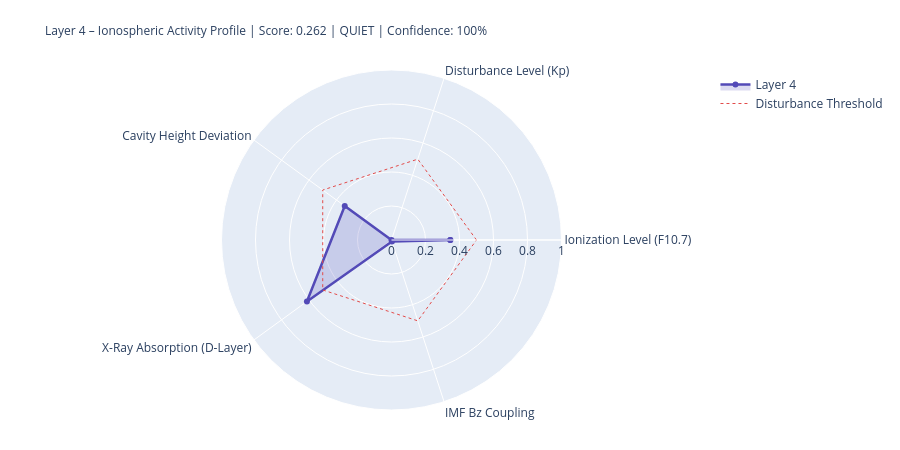

The code cell stored with this chart in its notebook:
### Markdown cell above
---
## 4. State Assessment & Handoff to Layer 5

### Code cell
# ============================================================
# LAYER-4-SCORE
# ============================================================

COMPONENTS = {
    'Ionization Level (F10.7)':    {'score': ioniz,       'source': 'primary' if f107_now else 'from_layer0', 'dynamic': True},
    'Disturbance Level (Kp)':          {'score': disturb,     'source': 'primary' if kp_now   else 'from_layer0', 'dynamic': True},
    'Cavity Height Deviation':    {'score': h_dev,       'source': 'derived',                                'dynamic': True},
    'X-Ray Absorption (D-Layer)':{'score': xray_ioniz,  'source': 'primary' if xray_now else 'missing',     'dynamic': True},
    'IMF Bz Coupling':             {'score': bz_coupling, 'source': 'primary' if bz_now   else 'from_layer0', 'dynamic': True},
}

available    = {k: v['score'] for k, v in COMPONENTS.items() if v['score'] is not None}
unavailable  = [k for k, v in COMPONENTS.items() if v['score'] is None]
layer4_score = round(sum(available.values()) / len(available), 4) if available else None
confidence   = round(len(available) / len(COMPONENTS), 2)
level = ('unknown' if layer4_score is None
         else 'quiet'   if layer4_score < 0.3
         else 'moderate' if layer4_score < 0.6
         else 'active')
dominant_l4 = max(available, key=available.get) if available else 'none'

# Resonance delta for Schumann SR-1
sr1_ref = schumann_freq(1, 80.0)
sr1_now = schumann_freq(1, h_eff)
sr1_delta_mhz = (sr1_now - sr1_ref) * 1000

# Propagation conditions
prop_cond = ('disturbed'   if kp_val > 4
             else 'unsettled' if kp_val > 2
             else 'normal')
if xray_class in ['X', 'M']:
    prop_cond = 'Radio-Blackout moeglich'

W = 68
print('=' * W)
print('LAYER 4 – IONOSPHERE – STATE ASSESSMENT')
print('=' * W)
for name, comp in COMPONENTS.items():
    s = comp['score']
    if s is not None:
        bar = '█' * int(s * 20) + '░' * (20 - int(s * 20))
        print(f'  {name:<36} {bar}  {s:.3f}  [{comp["source"]}]')
    else:
        print(f'  {name:<36} {"─" * 20}  n/a   [missing]')
print('-' * W)
print(f'  Score:          {layer4_score:.3f}  ({len(available)}/{len(COMPONENTS)} components)')
print(f'  Confidence:     {confidence:.0%}')
print(f'  Level:          {level.upper()}')
print(f'  Dominant:       {dominant_l4}')
print(f'  Cavity height:  {h_eff:.1f} km  (Ref: 80.0 km)')
print(f'  SR-1:           {sr1_now:.3f} Hz  (Δ {sr1_delta_mhz:+.1f} mHz vs. ref)')
print(f'  Propagation:    {prop_cond}')
print(f'  X-Ray:          {xray_class}-class  ({xray_now:.2e} W/m²)' if xray_now else '  X-Ray:          n/a')
print('=' * W)

# Radar
cats   = list(available.keys())
vals_r = list(available.values())
if len(cats) >= 3:
    fig = go.Figure()
    fig.add_trace(go.Scatterpolar(
        r=vals_r + [vals_r[0]], theta=cats + [cats[0]],
        fill='toself', fillcolor='rgba(83,74,183,0.20)',
        line=dict(color='#534AB7', width=2.5), name='Layer 4'
    ))
    fig.add_trace(go.Scatterpolar(
        r=[0.5] * (len(cats)+1), theta=cats + [cats[0]],
        line=dict(color='#E24B4A', dash='dot', width=1),
        mode='lines', name='Disturbance Threshold'
    ))
    fig.update_layout(
        title=dict(
            text=f'Layer 4 – Ionospheric Activity Profile | Score: {layer4_score:.3f} | {level.upper()} | Confidence: {confidence:.0%}',
            font=dict(size=12)
        ),
        polar=dict(radialaxis=dict(visible=True, range=[0, 1])),
        height=450, showlegend=True,
        margin=dict(l=80, r=80, t=70, b=40)
    )
    fig.show()

### Figure 1 — Plotly figure (JSON) as saved in the notebook; plotly's stock layout.template omitted (floating-point values rounded to 4 significant figures)
{"data": [{"fill": "toself", "fillcolor": "rgba(83,74,183,0.20)", "line": {"color": "#534AB7", "width": 2.5}, "name": "Layer 4", "r": [0.346, 0.0, 0.34, 0.615, 0.009, 0.346], "theta": ["Ionization Level (F10.7)", "Disturbance Level (Kp)", "Cavity Height Deviation", "X-Ray Absorption (D-Layer)", "IMF Bz Coupling", "Ionization Level (F10.7)"], "type": "scatterpolar"}, {"line": {"color": "#E24B4A", "dash": "dot", "width": 1}, "mode": "lines", "name": "Disturbance Threshold", "r": [0.5, 0.5, 0.5, 0.5, 0.5, 0.5], "theta": ["Ionization Level (F10.7)", "Disturbance Level (Kp)", "Cavity Height Deviation", "X-Ray Absorption (D-Layer)", "IMF Bz Coupling", "Ionization Level (F10.7)"], "type": "scatterpolar"}], "layout": {"height": 450, "margin": {"b": 40, "l": 80, "r": 80, "t": 70}, "polar": {"radialaxis": {"range": [0, 1], "visible": true}}, "showlegend": true, "title": {"font": {"size": 12}, "text": "Layer 4 – Ionospheric Activity Profile | Score: 0.262 | QUIET | Confidence: 100%"}}}
